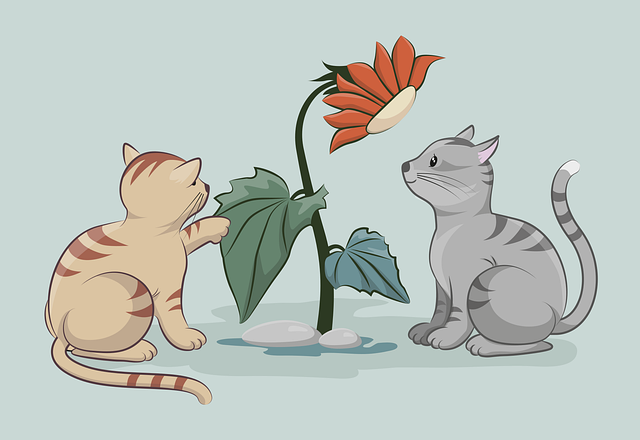
#> input picture code/lesson05/画像/cat.png, 640 x 440 px; its folder holds only this picture in this run
$ python image_processing.py
#> lines starting #> are read from the running program, lines starting #| are printed output that depends on the picture; after the words box and inside, x2 and y2 are one past the last pixel; in counts of white or black regions, pixels touching at a corner belong together
# Miura Computer Club
# Lesson 05
# Author Yoshio Hashimoto
# First version: 2022/04/29
#
# Copyright 2022 Yoshio Hashimoto
#
# Licensed under the Apache License, Version 2.0 (the "License");
# you may not use this file except in compliance with the License.
# You may obtain a copy of the License at
#
#     http://www.apache.org/licenses/LICENSE-2.0
#
# Unless required by applicable law or agreed to in writing, software
# distributed under the License is distributed on an "AS IS" BASIS,
# WITHOUT WARRANTIES OR CONDITIONS OF ANY KIND, either express or implied.
# See the License for the specific language governing permissions and
# limitations under the License.

import glob
import os
from PIL import Image, ImageOps
import numpy as np
import cv2

def grayscale(img, filename, dirpath):
    os.makedirs(dirpath, exist_ok=True)
    img.convert('L').save(dirpath + filename)

def grayscale_binarize(img, filename, dirpath):
    os.makedirs(dirpath, exist_ok=True)
    np_img = np.array(img.convert('L')) #PILからnumpy配列へ変換
    np_img = (np_img > 128) * 255 #128より大きければ255、そうでなければ0、にする
    img = Image.fromarray(np_img.astype(np.uint8)) #numpy配列からPILへ変換
    img.save(dirpath + filename)

def posterize(img, filename, dirpath):
    os.makedirs(dirpath, exist_ok=True)
    ImageOps.posterize(img.convert('RGB'), 2).save(dirpath + filename)

def nega_posi_reverse(img, filename, dirpath):
    os.makedirs(dirpath, exist_ok=True)
    ImageOps.invert(img.convert('RGB')).save(dirpath + filename)

def sepia(img, filename, dirpath):
    os.makedirs(dirpath, exist_ok=True)
    img = img.convert('L')
    r = img.point(lambda x: x * 240 / 255)
    g = img.point(lambda x: x * 200 / 255)
    b = img.point(lambda x: x * 145 / 255)
    Image.merge('RGB', (r, g, b)).save(dirpath + filename)

def canny(cv2_gray_img, filename, dirpath):
    os.makedirs(dirpath, exist_ok=True)

    # エッジ(輪郭)であるかの判断のレベル
    # threshold2を小さくすると、エッジとして検出されやすくなる
    # threshold2を小さくすると、threshold2により検出されたエッジの隣接部分が、エッジになりやすくなる
    # https://qiita.com/Takarasawa_/items/1556bf8e0513dca34a19
    threshold1 = 250
    threshold2 = 250

    cv2_canny_img = cv2.Canny(cv2_gray_img, threshold1, threshold2)
    cv2.imwrite(dirpath + filename, cv2_canny_img)


#main
for filepath in glob.glob('./画像/*'):
    filename = os.path.basename(filepath)
    img = Image.open(filepath)
#> img is the input picture: PIL image 640x440 RGB; mean R, G, B 188.6, 196.9, 190.5
    cv2_gray_img = cv2.imread(filepath, cv2.IMREAD_GRAYSCALE)
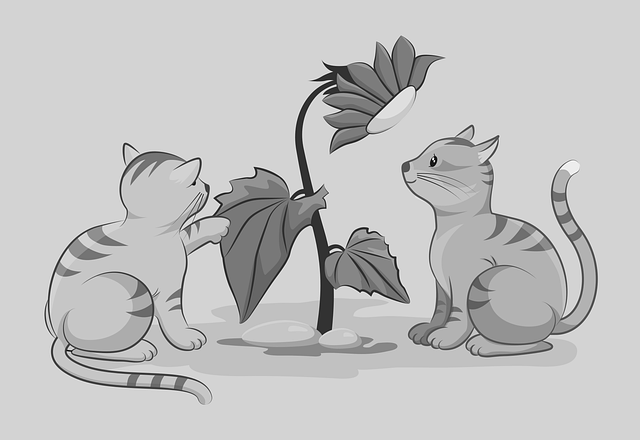
#> cv2_gray_img: shape (440, 640); min 0, max 255, mean 193.4

    grayscale(img, filename, './グレイスケール/')
    grayscale_binarize(img, filename, './白黒/')
#> in grayscale_binarize, `np_img = (np_img > 128) * 255`:
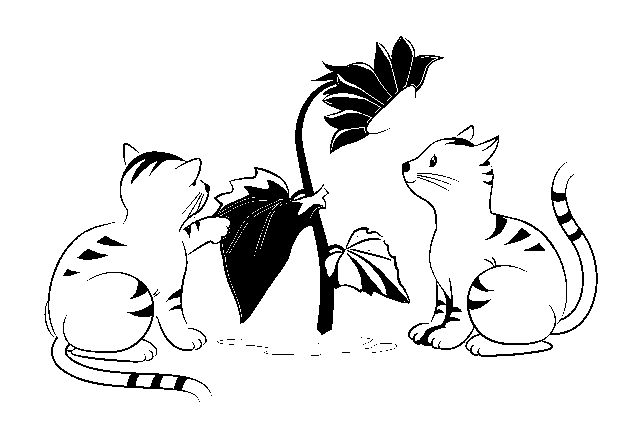
#> np_img: shape (440, 640) int64; 91% white; 86 black regions (62 under 20 px), largest, box (x1, y1, x2, y2) and area: (183, 36, 444, 335) 17021, (402, 135, 598, 357) 3299, (51, 272, 211, 398) 1808
    posterize(img, filename, './ポスタライズ/')
    nega_posi_reverse(img, filename, './ネガポジ反転/')
#> in nega_posi_reverse, `ImageOps.invert(img.convert('RGB')).save(dirpath + filename)`:
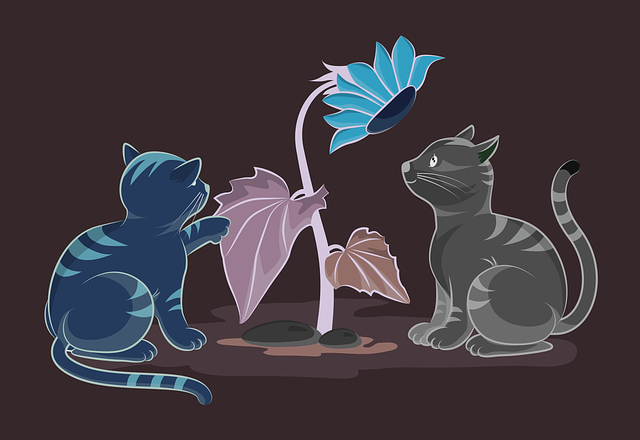
#> saved as cat.png: PIL image 640x440 RGB; mean R, G, B 66.4, 58.1, 64.5
    sepia(img, filename, './セピア/')
#> in sepia, `g = img.point(lambda x: x * 200 / 255)`:
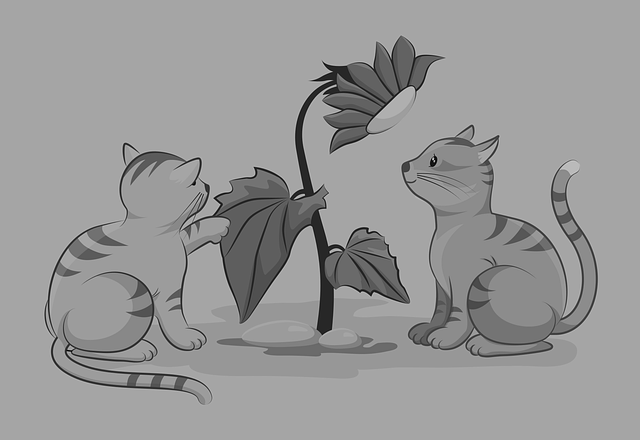
#> g: PIL image 640x440 L; min 0, max 200, mean 151.5
#> in sepia, `b = img.point(lambda x: x * 145 / 255)`:
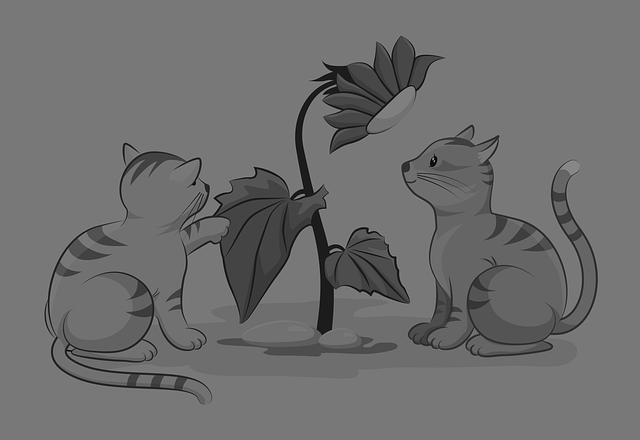
#> b: PIL image 640x440 L; min 0, max 145, mean 110.1
#> in sepia, `Image.merge('RGB', (r, g, b)).save(dirpath + filename)`:
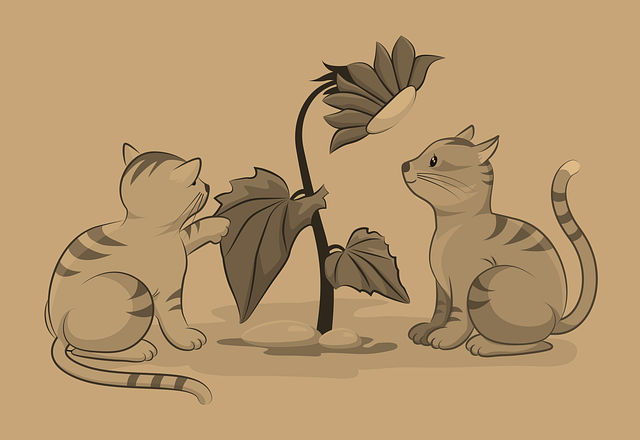
#> saved as cat.png: PIL image 640x440 RGB; mean R, G, B 182.5, 151.5, 110.1
    canny(cv2_gray_img, filename, './輪郭/')
#> in canny, `cv2_canny_img = cv2.Canny(cv2_gray_img, threshold1, threshold2)`:
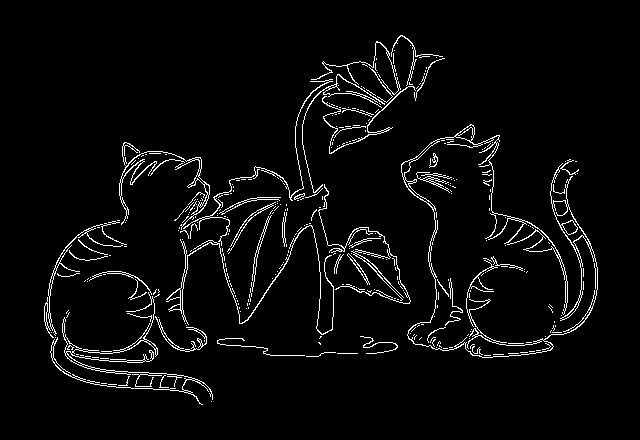
#> cv2_canny_img: shape (440, 640); 4% white in thin lines or dots, all inside (x1, y1, x2, y2) = (44, 35, 598, 405)
